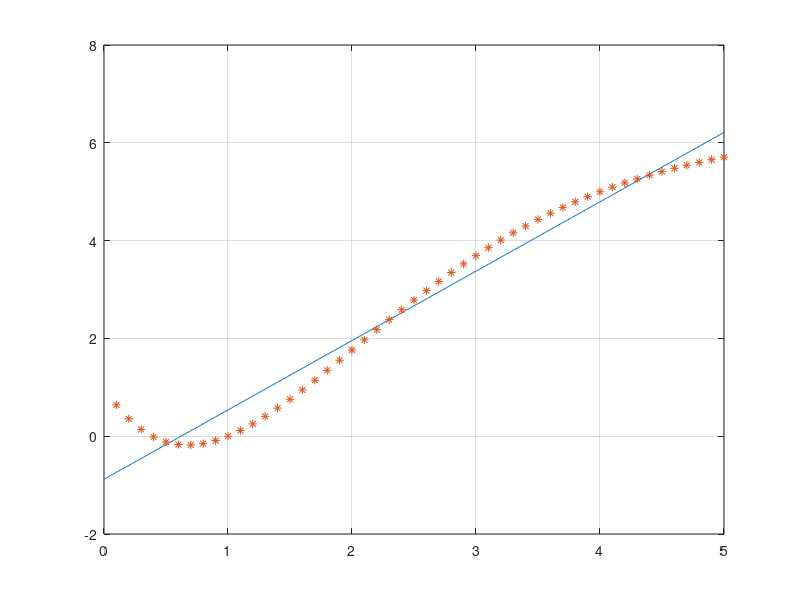

This chart was generated by the following MATLAB code:
clc
close all
clear all

N = 50;

X = zeros(1,N);
Y = zeros(1,N);

for k=1:N
    X(k) = 0.1*k;
    Y(k) = X(k) + cos(k^(1/2));
end

% scatter (X,Y,'r*')

m11 = X*X';
m12 = N*mean(X);
m21 = m12;
m22 = N;

l1 = Y*X';
l2 = N*mean(Y);

M = [m11 m12 ; m21 m22];
L = [l1 ; l2];

U = M\L;

A = U(1);
B = U(2);

f = @(x) A*x + B;

x = 0:0.01:X(end);
plot(x,f(x),X,Y,'*')
grid on
